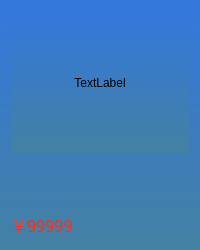
<?xml version="1.0" encoding="UTF-8"?>
<ui version="4.0">
 <class>ProductListWidget</class>
 <widget class="QWidget" name="ProductListWidget">
  <property name="geometry">
   <rect>
    <x>0</x>
    <y>0</y>
    <width>200</width>
    <height>250</height>
   </rect>
  </property>
  <property name="sizePolicy">
   <sizepolicy hsizetype="Preferred" vsizetype="Preferred">
    <horstretch>0</horstretch>
    <verstretch>0</verstretch>
   </sizepolicy>
  </property>
  <property name="minimumSize">
   <size>
    <width>0</width>
    <height>25</height>
   </size>
  </property>
  <property name="cursor">
   <cursorShape>PointingHandCursor</cursorShape>
  </property>
  <property name="windowTitle">
   <string>Form</string>
  </property>
  <property name="styleSheet">
   <string notr="true">*{
background:qlineargradient(spread:pad, x1:0, y1:0, x2:0, y2:1, stop:0 rgb(52, 120, 221), stop:1 rgb(67,129,162));
}
</string>
  </property>
  <layout class="QVBoxLayout" name="verticalLayout" stretch="10,1,2">
   <item>
    <widget class="QLabel" name="smallPic">
     <property name="minimumSize">
      <size>
       <width>100</width>
       <height>100</height>
      </size>
     </property>
     <property name="styleSheet">
      <string notr="true"/>
     </property>
     <property name="text">
      <string>TextLabel</string>
     </property>
     <property name="alignment">
      <set>Qt::AlignCenter</set>
     </property>
    </widget>
   </item>
   <item>
    <widget class="QTextBrowser" name="textBrowser">
     <property name="maximumSize">
      <size>
       <width>16777215</width>
       <height>45</height>
      </size>
     </property>
     <property name="font">
      <font>
       <family>微软雅黑</family>
       <pointsize>11</pointsize>
      </font>
     </property>
     <property name="cursor" stdset="0">
      <cursorShape>PointingHandCursor</cursorShape>
     </property>
     <property name="styleSheet">
      <string notr="true">*{
background:transparent;
border:0px;
}</string>
     </property>
    </widget>
   </item>
   <item>
    <layout class="QHBoxLayout" name="horizontalLayout" stretch="2,1">
     <item>
      <widget class="QLabel" name="currentPriceLabel">
       <property name="minimumSize">
        <size>
         <width>0</width>
         <height>25</height>
        </size>
       </property>
       <property name="font">
        <font>
         <family>微软雅黑</family>
         <pointsize>12</pointsize>
        </font>
       </property>
       <property name="styleSheet">
        <string notr="true">*{
color:rgb(255, 44, 25)
}
QLabel{
background:transparent;
}</string>
       </property>
       <property name="text">
        <string>￥99999</string>
       </property>
      </widget>
     </item>
     <item>
      <widget class="QLabel" name="priceLabel">
       <property name="font">
        <font>
         <family>微软雅黑</family>
         <pointsize>10</pointsize>
         <strikeout>true</strikeout>
        </font>
       </property>
       <property name="styleSheet">
        <string notr="true">*{
color:rgb(172, 219, 237)
}
QLabel{
background:transparent;
}</string>
       </property>
       <property name="text">
        <string/>
       </property>
      </widget>
     </item>
    </layout>
   </item>
  </layout>
 </widget>
 <resources/>
 <connections/>
</ui>
